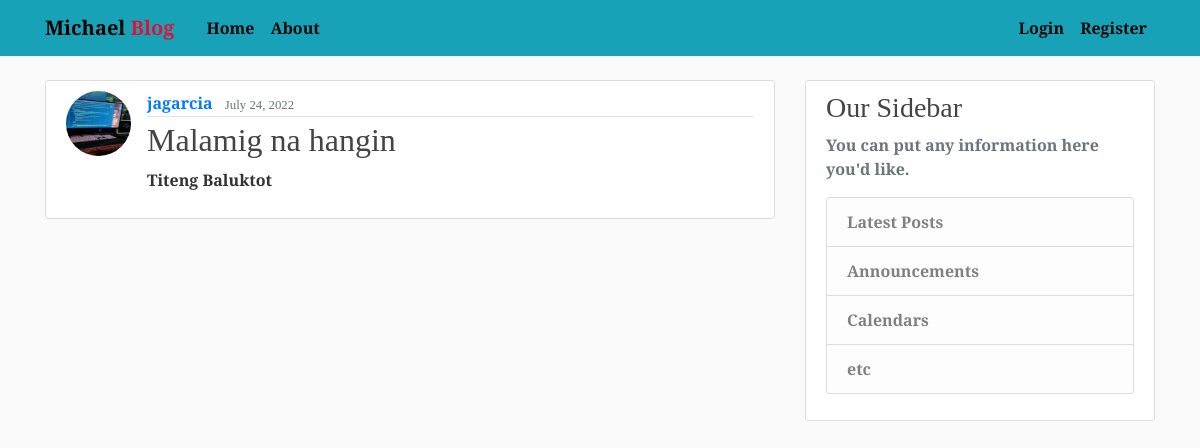
The app's page /post/36/ with its own data.
### blog/models.py (models this page shows, shortened)
class Post(models.Model):
    title = models.CharField(max_length = 100)
    content = models.TextField()
    date_posted = models.DateTimeField(default=timezone.now)
    author = models.ForeignKey(User, on_delete = models.CASCADE)

### users/models.py (models this page shows, shortened)
class Profile(models.Model):
    user = models.OneToOneField(User, on_delete=models.CASCADE)
    image = models.ImageField(default='profile_pics/default.jpg', upload_to='profile_pics')

### blog/views.py (the view)
# urls.py: path('post/<int:pk>/', PostDetailView.as_view(), name='post-detail'),
class PostDetailView(DetailView):
    model = Post

### blog/templates/blog/post_detail.html (shortened to what this page needs)
{%extends "blog/base.html" %}
{% block content %}
    <article class="media content-section">
        <img class="rounded-circle article-img" src="{{object.author.profile.image.url}}">
        <div class="media-body">
        <div class="article-metadata">
            <a class="mr-2" href="{% url 'user-posts' object.author.username %}">{{ object.author }}</a>
            <small class="text-muted">{{ object.date_posted | date:"F d, Y" }}</small>
        </div>
        <h2 class="article-title">{{ object.title }}</h2>
        <p class="article-content">{{ object.content }}</p>
        </div>
    </article>
{% endblock content %}

### blog/static/blog/style.css (style rules this page uses)
body { background: #fafafa; color: #333333; margin-top: 5rem; font-family: 'Source Serif Pro', serif; font-weight: 600; }
h1, h2, h3, h4, h5, h6 { color: #444444; }
.content-section { background: #ffffff; padding: 10px 20px; border: 1px solid #dddddd; border-radius: 3px; margin-bottom: 20px; }
.article-title { color: #444444; }
.article-content { white-space: pre-line; }
.article-img { height: 65px; width: 65px; margin-right: 16px; }
.article-metadata { padding-bottom: 1px; margin-bottom: 4px; border-bottom: 1px solid #e3e3e3; }

### records on screen
Post: author.profile.image (picture), author "jagarcia", date_posted "July 24, 2022", title "Malamig na hangin", content "Titeng Baluktot"
